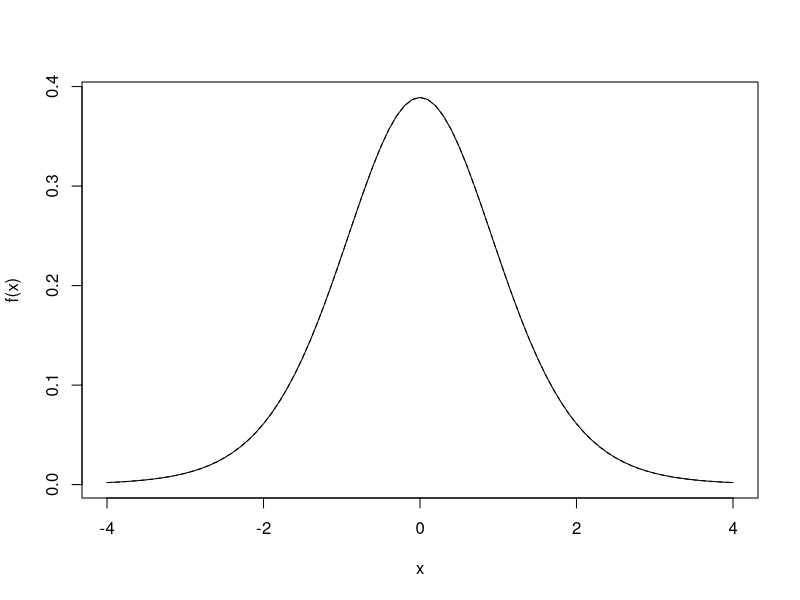

Write the R code that produced this figure. (Note: this script raises an error after producing the figure.)
########Financial Mathematics Example#######

#Load libraries
library(tseries)

#Hypothesis Testing
Prob <- function(n,r){
  tmp <- 0
  for (i in r:n){
    tmp <- tmp + choose(n,i)
  }
  return(tmp/2^n)
}

Prob(10,6)

#Plot t-tests distribution with 10 and 6 degrees of freedom respectively
x <- seq(-4,4,by=0.1)
plot(x,dt(x,10),ylab="f(x)","l")
lines(x,dt(x,10),lty=2) 

#Time Series Analysis

#Retrieve daily returns
google <- get.hist.quote(instrument = "GOOGL",start="2015-1-8",end="2015-3-9",
                         quote="Close",provider=c("yahoo"),compression = "d")
#Plot returns
plot(google,type="l")

#Calculate returns
google.diff  <- diff(google)

#Test for stationarity

#ADF test
adf.test(google.diff)

#Philips - Perron test
PP.test(google.diff)

#Differencing log returns
diff(log(google.diff))

#Fit ARIMA model
google.diff <- ts(google.diff)
google.ar <- ar(google.diff,method="ols")
google.ar$x.mean #Extract parameters

#Residual analysis
plot(google.ar$resid,xlab="time index",ylab="residuals")

#Using Jarque-Bera Test to assess normality of residuals
#The first 16 values are excluded as they are used to fit the model
jarque.bera.test(google.ar$resid[-(1:16)])

#Using Box-Ljung test to check the hypothesis of no autocorrelation
Box.test(google.ar$resid[-(1:16)],type="Ljung")

#Forecast 10 steps ahead
google.pred <- predict(google.ar,n.ahead=10)

#Black Schools Call Formula
black_scholes1 <- function(S,K,r,sigma,T){
  d1 <- (log(S/K) + (r + sigma^2/2)*T/(sigma*sqrt(T)))
  d2 <- d1 - sigma*sqrt(T)
  
  CO <- S*pnorm(d1) - exp(-r*T)*K*pnorm(d2)
  return (c("Call option price"=CO))
}

black_scholes1(100,100,0.01,0.2,1)

#Black Schools Put Formula
black_scholes2 <- function(S,K,r,sigma,T){
  d1 <- (log(S/K) + (r + sigma^2/2)*T/(sigma*sqrt(T)))
  d2 <- d1 - sigma*sqrt(T)
  
  CO <- S*pnorm(d1) - exp(-r*T)*K*pnorm(d2)
  PO <- CO - S + exp(-r*T)*K
  return (c("Call option price"=CO,"put option price"=PO))
}

black_scholes2(100,100,0.01,0.2,1)

#Implied volatility

#Calculate ane errir formula between the market price and the one given
#by the Black Scholes formulat
err <- function(S,K,r,sigma,T,MktPrice) {
  tmp <- abs(MktPrice - black_scholes1(S,K,r,sigma,T))
  return(tmp)
}

#The miminum value returned by the optimise function corresponds to the implied volatility
optimize(err,interval=c(0,5),maximum=FALSE,
         MktPrice=8.43,S=100,K=100,r=0.01,T=1)

#MonteCarlo Simulation to price options
call.monte1.vec <- function(S,K,r,sigma,T,N){
  x <- rnorm(N,0,1)
  y <- S*exp((r-0.5*sigma^2)*T + sigma*sqrt(T)*x) - K
  #Calculation of the price of call option taking sum of positives parts of y
  CO <- sum(y[y>0])*exp(-r*T)/N
  return(c("Price calculated by Monte Carlo simulation"= CO))
}

call.monte1.vec(100,100,0.01,0.2,1,10000) 

#Use moment matching method in MonteCarlo Simulation
call.monte3.vec <- function(S,K,r,sigma,T,N){
  x <- rnorm(N,0,1)
  y <- (x-mean(x))/sd(x)
  y <- S*exp((r-0.5*sigma^2)*T + sigma*sqrt(T)*y) - K
  #Calculation of the price of call option taking sum of positives parts of y
  CO <- sum(y[y>0])*exp(-r*T)/N
  return(c("Price calculated by Monte Carlo simulation"= CO))
}


call.monte3.vec(100,100,0.01,0.2,1,10000)

#Constrained Optimisation Example

#Create Black Scholes formula
black_scholes <- function(S,K,r,sigma,T){
  d1 <- (log(S/K)  + (r+sigma^2/2)*T)/(sigma*sqrt(T))
  d2 <- d1 -sigma*sqrt(T)
  
  CO <- S*pnorm(d1) - exp(-r*T)*K*pnorm(d2)
  return(CO)
}

#Create error function
err2 <- function(S,K,var,T,MktPrice){
  
  tmp <- (MktPrice - black_scholes(S,K,var[1],var[2],T))^2
  
  return(sum(tmp))
}
 
#create parameters
K_sample <- c(80,90,100,110,120)
Mkt_sample <- c(22.75,15.1,8.43,4.72,3.28)
#The resulst shows the optimal risk free rate and the optimal volatility
optim(c(0.01,0.1),err2,MktPrice=Mkt_sample,S=100,K=K_sample,T=1)
